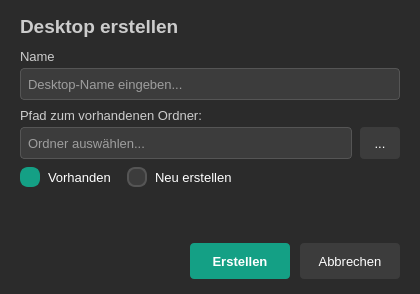
<?xml version="1.0" encoding="UTF-8"?>
<ui version="4.0">
 <class>Form</class>
 <widget class="QWidget" name="Form">
  <property name="geometry">
   <rect>
    <x>0</x>
    <y>0</y>
    <width>420</width>
    <height>294</height>
   </rect>
  </property>
  <property name="minimumSize">
   <size>
    <width>420</width>
    <height>294</height>
   </size>
  </property>
  <property name="maximumSize">
   <size>
    <width>420</width>
    <height>294</height>
   </size>
  </property>
  <property name="windowTitle">
   <string>SmartDesk - Desktop erstellen</string>
  </property>
  <property name="styleSheet">
   <string notr="true">#Form {
    background-color: #2b2b2b;
    border-radius: 10px;
}

QWidget {
    color: #ffffff;
}

QLabel {
    color: #cccccc;
}

QLineEdit {
    background-color: #3c3c3c;
    color: #ffffff;
    border: 1px solid #555555;
    border-radius: 4px;
    padding: 5px;
}

QLineEdit:focus {
    border: 1px solid #14a085;
}

QPushButton {
    background-color: #3c3c3c;
    color: #ffffff;
    border: none;
    border-radius: 4px;
    padding: 8px;
}

QPushButton:hover {
    background-color: #4a4a4a;
}

QPushButton:pressed {
    background-color: #2a2a2a;
}

QPushButton#btn_create {
    background-color: #14a085;
    color: #ffffff;
}

QPushButton#btn_create:hover {
    background-color: #0d7377;
}

QPushButton#btn_create:pressed {
    background-color: #0a5a5d;
}

QRadioButton {
    color: #ffffff;
    spacing: 8px;
}

QRadioButton::indicator {
    width: 16px;
    height: 16px;
}

QRadioButton::indicator:unchecked {
    border: 2px solid #555555;
    border-radius: 8px;
    background-color: #3c3c3c;
}

QRadioButton::indicator:checked {
    border: 2px solid #14a085;
    border-radius: 8px;
    background-color: #14a085;
}</string>
  </property>
  <layout class="QVBoxLayout" name="verticalLayout">
   <property name="spacing">
    <number>8</number>
   </property>
   <property name="leftMargin">
    <number>20</number>
   </property>
   <property name="topMargin">
    <number>15</number>
   </property>
   <property name="rightMargin">
    <number>20</number>
   </property>
   <property name="bottomMargin">
    <number>15</number>
   </property>
   <item>
    <widget class="QLabel" name="label_title">
     <property name="font">
      <font>
       <family>Segoe UI</family>
       <pointsize>14</pointsize>
       <bold>true</bold>
      </font>
     </property>
     <property name="text">
      <string>Desktop erstellen</string>
     </property>
    </widget>
   </item>
   <item>
    <spacer name="verticalSpacer_top">
     <property name="orientation">
      <enum>Qt::Orientation::Vertical</enum>
     </property>
     <property name="sizeType">
      <enum>QSizePolicy::Policy::Fixed</enum>
     </property>
     <property name="sizeHint" stdset="0">
      <size>
       <width>20</width>
       <height>3</height>
      </size>
     </property>
    </spacer>
   </item>
   <item>
    <layout class="QVBoxLayout" name="layout_name_field">
     <property name="spacing">
      <number>4</number>
     </property>
     <item>
      <widget class="QLabel" name="label_name">
       <property name="font">
        <font>
         <family>Segoe UI</family>
         <pointsize>10</pointsize>
        </font>
       </property>
       <property name="text">
        <string>Name</string>
       </property>
      </widget>
     </item>
     <item>
      <widget class="QLineEdit" name="lineEdit_name">
       <property name="minimumSize">
        <size>
         <width>0</width>
         <height>32</height>
        </size>
       </property>
       <property name="font">
        <font>
         <family>Segoe UI</family>
         <pointsize>10</pointsize>
        </font>
       </property>
       <property name="placeholderText">
        <string>Desktop-Name eingeben...</string>
       </property>
      </widget>
     </item>
    </layout>
   </item>
   <item>
    <layout class="QVBoxLayout" name="layout_path_field">
     <property name="spacing">
      <number>4</number>
     </property>
     <item>
      <widget class="QLabel" name="label_path">
       <property name="font">
        <font>
         <family>Segoe UI</family>
         <pointsize>10</pointsize>
        </font>
       </property>
       <property name="text">
        <string>Pfad zum vorhandenen Ordner:</string>
       </property>
      </widget>
     </item>
     <item>
      <layout class="QHBoxLayout" name="layout_path_input">
       <property name="spacing">
        <number>8</number>
       </property>
       <item>
        <widget class="QLineEdit" name="lineEdit_path">
         <property name="minimumSize">
          <size>
           <width>0</width>
           <height>32</height>
          </size>
         </property>
         <property name="font">
          <font>
           <family>Segoe UI</family>
           <pointsize>10</pointsize>
          </font>
         </property>
         <property name="placeholderText">
          <string>Ordner auswählen...</string>
         </property>
        </widget>
       </item>
       <item>
        <widget class="QPushButton" name="btn_browse">
         <property name="minimumSize">
          <size>
           <width>40</width>
           <height>32</height>
          </size>
         </property>
         <property name="maximumSize">
          <size>
           <width>40</width>
           <height>32</height>
          </size>
         </property>
         <property name="font">
          <font>
           <family>Segoe UI</family>
           <pointsize>10</pointsize>
          </font>
         </property>
         <property name="cursor">
          <cursorShape>PointingHandCursor</cursorShape>
         </property>
         <property name="text">
          <string>...</string>
         </property>
        </widget>
       </item>
      </layout>
     </item>
    </layout>
   </item>
   <item>
    <layout class="QHBoxLayout" name="layout_radio_buttons">
     <property name="spacing">
      <number>15</number>
     </property>
     <item>
      <widget class="QRadioButton" name="radioButton_existing">
       <property name="font">
        <font>
         <family>Segoe UI</family>
         <pointsize>10</pointsize>
        </font>
       </property>
       <property name="text">
        <string>Vorhanden</string>
       </property>
       <property name="checked">
        <bool>true</bool>
       </property>
      </widget>
     </item>
     <item>
      <widget class="QRadioButton" name="radioButton_new">
       <property name="font">
        <font>
         <family>Segoe UI</family>
         <pointsize>10</pointsize>
        </font>
       </property>
       <property name="text">
        <string>Neu erstellen</string>
       </property>
      </widget>
     </item>
     <item>
      <spacer name="horizontalSpacer_radio">
       <property name="orientation">
        <enum>Qt::Orientation::Horizontal</enum>
       </property>
       <property name="sizeHint" stdset="0">
        <size>
         <width>40</width>
         <height>20</height>
        </size>
       </property>
      </spacer>
     </item>
    </layout>
   </item>
   <item>
    <spacer name="verticalSpacer_bottom">
     <property name="orientation">
      <enum>Qt::Orientation::Vertical</enum>
     </property>
     <property name="sizeHint" stdset="0">
      <size>
       <width>20</width>
       <height>10</height>
      </size>
     </property>
    </spacer>
   </item>
   <item>
    <layout class="QHBoxLayout" name="layout_action_buttons">
     <property name="spacing">
      <number>10</number>
     </property>
     <item>
      <spacer name="horizontalSpacer_buttons">
       <property name="orientation">
        <enum>Qt::Orientation::Horizontal</enum>
       </property>
       <property name="sizeHint" stdset="0">
        <size>
         <width>40</width>
         <height>20</height>
        </size>
       </property>
      </spacer>
     </item>
     <item>
      <widget class="QPushButton" name="btn_create">
       <property name="minimumSize">
        <size>
         <width>100</width>
         <height>36</height>
        </size>
       </property>
       <property name="font">
        <font>
         <family>Segoe UI</family>
         <pointsize>10</pointsize>
         <bold>true</bold>
        </font>
       </property>
       <property name="cursor">
        <cursorShape>PointingHandCursor</cursorShape>
       </property>
       <property name="styleSheet">
        <string notr="true"/>
       </property>
       <property name="text">
        <string>Erstellen</string>
       </property>
      </widget>
     </item>
     <item>
      <widget class="QPushButton" name="btn_cancel">
       <property name="minimumSize">
        <size>
         <width>100</width>
         <height>36</height>
        </size>
       </property>
       <property name="font">
        <font>
         <family>Segoe UI</family>
         <pointsize>10</pointsize>
        </font>
       </property>
       <property name="cursor">
        <cursorShape>PointingHandCursor</cursorShape>
       </property>
       <property name="text">
        <string>Abbrechen</string>
       </property>
      </widget>
     </item>
    </layout>
   </item>
  </layout>
 </widget>
 <resources/>
 <connections/>
</ui>
